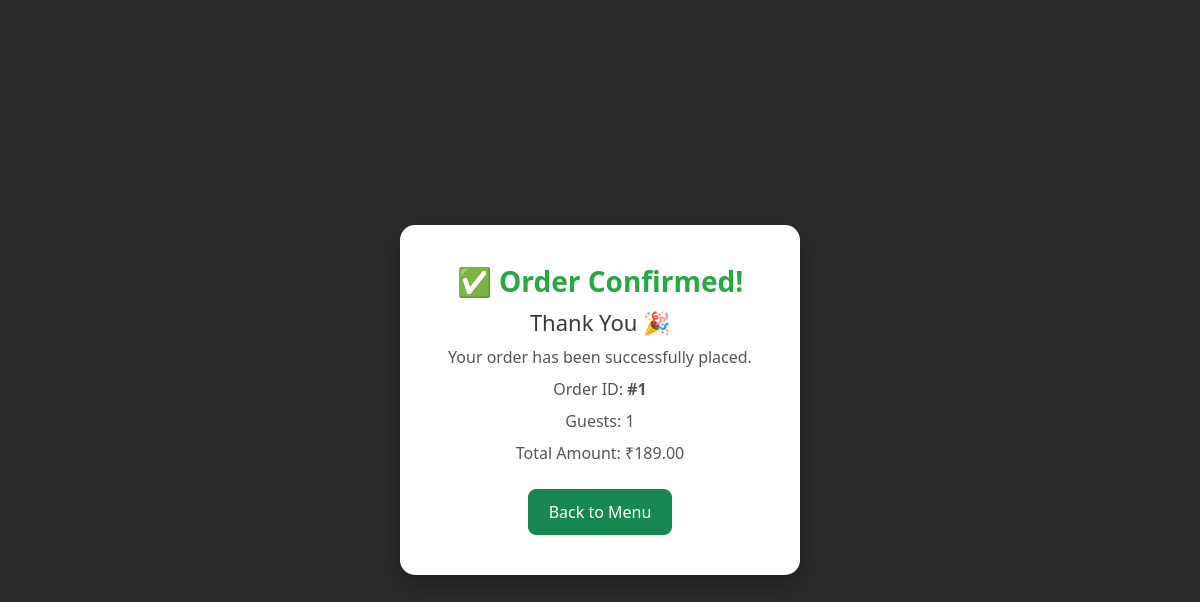
The app's page /menu/menu/order-success/1/ with its own data.
### menu/models.py (models this page shows, shortened)
class Order(models.Model):
    hotel = models.ForeignKey(Hotel, on_delete=models.CASCADE)
    guest_count = models.PositiveIntegerField(default=1)
    payment_method = models.CharField(max_length=10, choices=[('COD', 'Cash'), ('ONLINE', 'Online')])
    status = models.CharField(max_length=20, default='New')
    subtotal = models.DecimalField(max_digits=10, decimal_places=2,default=0.00)
    gst = models.DecimalField(max_digits=10, decimal_places=2,default=0.00)
    total_amount = models.DecimalField(max_digits=10, decimal_places=2,default=0.00)
    created_at = models.DateTimeField(auto_now_add=True)
    status = models.CharField(max_length=20, choices=STATUS_CHOICES, default='New')

### menu/views.py (the view)
# urls.py: path('menu/order-success/<int:order_id>/', views.order_success, name='order_success'),
def order_success(request, order_id):
    order = get_object_or_404(Order, id=order_id)
    return render(request, 'menu/order_success.html', {'order': order})

### menu/templates/menu/order_success.html (shortened to what this page needs)
{% load static %}
<!DOCTYPE html>
<html lang="en">
<head>
    <link href="{% static 'menu/success.css' %}" rel="stylesheet">
    <link href="https://cdn.jsdelivr.net/npm/bootstrap@5.3.0/dist/css/bootstrap.min.css" rel="stylesheet">
</head>
<body>
<div class="success-overlay">
  <div class="success-box">
    <h2>✅ Order Confirmed!</h2>
    <h4>Thank You 🎉</h4>
    <p>Your order has been successfully placed.</p>
    <p>Order ID: <strong>#{{ order.id }}</strong></p>
    <p>Guests: {{ order.guest_count }}</p>
    <p>Total Amount: ₹{{ order.total_amount }}</p>
    <a href="{% url 'public_menu' qr_code=order.hotel.qr_code %}" class="btn btn-success mt-3">Back to Menu</a>
  </div>
</div>
</body>
</html>

### menu/static/menu/success.css (style rules this page uses)
.success-overlay { position: fixed; top: 0; left: 0; width: 100%; height: 100%; background: rgba(20, 20, 20, 0.9); display: flex; align-items: center; justify-content: center; z-index: 9999; opacity: 0; animation: fadeIn 1s ease-in-out forwards; }
.success-box { background: #ffffff; padding: 40px; border-radius: 15px; text-align: center; max-width: 400px; width: 90%; box-shadow: 0 10px 25px rgba(0, 0, 0, 0.3); transform: scale(0.9); opacity: 0; animation: zoomIn 0.6s ease-out forwards 0.6s; }
.success-box h2 { color: #28a745; font-weight: bold; font-size: 28px; }
.success-box h4 { font-size: 22px; color: #343a40; margin-top: 10px; margin-bottom: 10px; }
.success-box p { font-size: 16px; color: #555; margin-bottom: 8px; }
.success-box .btn { font-size: 16px; padding: 10px 20px; border-radius: 8px; }

### records on screen
Order: id "1", guest_count "1", total_amount "189.00"
